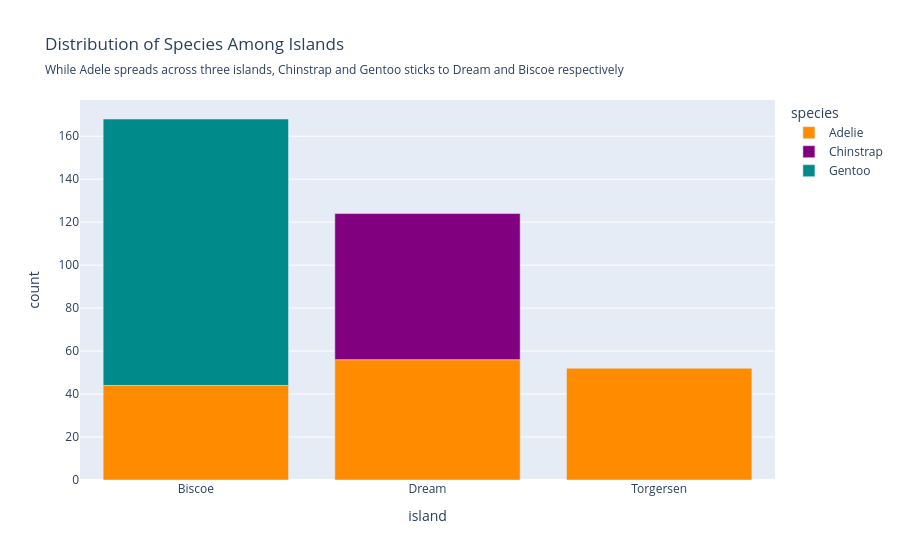

The code cell stored with this chart in its notebook:
### Code cell
bar_species_island(penguins_df)

### Figure 1 — Plotly figure (JSON) as saved in the notebook; plotly's stock layout.template omitted (floating-point values rounded to 4 significant figures)
{"data": [{"hovertemplate": "species=Adelie<br>island=%{x}<br>count=%{y}<extra></extra>", "legendgroup": "Adelie", "marker": {"color": "darkorange", "pattern": {"shape": ""}}, "name": "Adelie", "orientation": "v", "showlegend": true, "textposition": "auto", "type": "bar", "x": ["Biscoe", "Dream", "Torgersen"], "xaxis": "x", "y": [44, 56, 52], "yaxis": "y"}, {"hovertemplate": "species=Chinstrap<br>island=%{x}<br>count=%{y}<extra></extra>", "legendgroup": "Chinstrap", "marker": {"color": "purple", "pattern": {"shape": ""}}, "name": "Chinstrap", "orientation": "v", "showlegend": true, "textposition": "auto", "type": "bar", "x": ["Dream"], "xaxis": "x", "y": [68], "yaxis": "y"}, {"hovertemplate": "species=Gentoo<br>island=%{x}<br>count=%{y}<extra></extra>", "legendgroup": "Gentoo", "marker": {"color": "#008B8B", "pattern": {"shape": ""}}, "name": "Gentoo", "orientation": "v", "showlegend": true, "textposition": "auto", "type": "bar", "x": ["Biscoe"], "xaxis": "x", "y": [124], "yaxis": "y"}], "layout": {"barmode": "relative", "legend": {"title": {"text": "species"}, "tracegroupgap": 0}, "title": {"subtitle": {"text": "While Adele spreads across three islands, Chinstrap and Gentoo sticks to Dream and Biscoe respectively"}, "text": "Distribution of Species Among Islands"}, "xaxis": {"anchor": "y", "domain": [0, 1], "title": {"text": "island"}}, "yaxis": {"anchor": "x", "domain": [0, 1], "title": {"text": "count"}}}}
